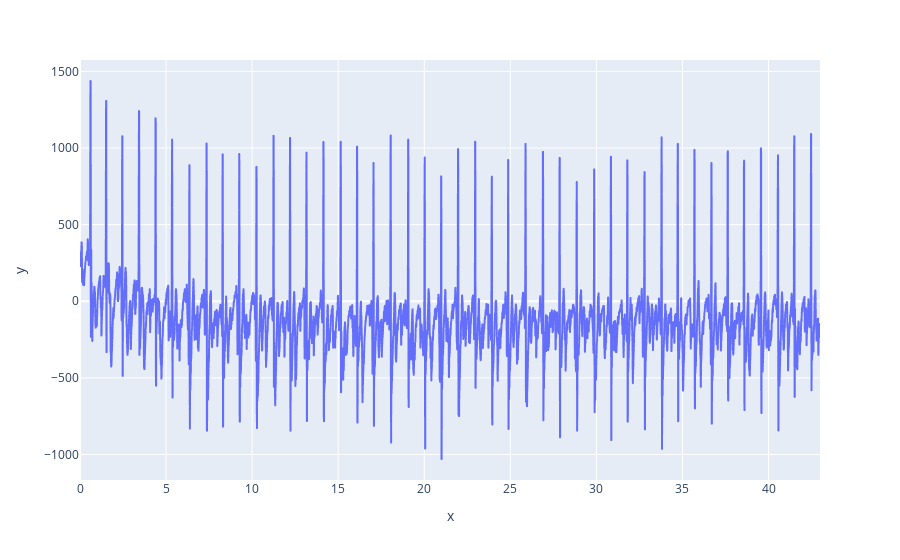

Write notebook code for a chart like this one.
### Markdown cell above
#### Pre-recorded ECG from .edf file

### Code cell
########################################
# EDF files - Reading in data from "Polar H10 ECG Analysis" App
########################################
import pyedflib
import plotly.express as px
import numpy as np

edf_dir = 'data/polarh10/'
# edf_file = 'mike100s_2024-02-14_12-02-33.edf'
edf_file = 'kieran_2024-02-13_13-00-12.edf' 
file_path = edf_dir + edf_file
# edf_file_path = 'kieran_2024-02-13_13-00-12.edf' 

def read_ecg_from_edf(file_path):
    '''
    Reads an ecg signal from an edf file given the file path
    EDF is European Data Format, a standard format for medical time series, and exportable from the Polar H10 ECG Analysis App
    Returns a tuple of t and signal both as numpy arrays. t is derived from the sample rate
    '''

    with pyedflib.EdfReader(file_path) as edf:
        # Get the number of signals in the file
        n = edf.signals_in_file
        
        #  Assuming one signal
        ecg = edf.readSignal(0)
        fs = edf.getSampleFrequency(0)
        print(f"EDF file sample rate: {fs}")

        dt = 1/fs
        t = np.arange(0,dt*(len(ecg)), dt)
        signal_ids = t > 5 # Remove first 5 seconds
        ecg = ecg[signal_ids]
        t = t[signal_ids]
        t = t - t[0]

    return (t, ecg)
times, ecg = read_ecg_from_edf(file_path)
print(times.shape, ecg.shape)
px.line(x=times, y=ecg)

### Figure 1 — Plotly figure (JSON) as saved in the notebook; plotly's stock layout.template omitted (floating-point values rounded to 4 significant figures; data arrays with more than 128 entries replaced by an {"elided": "..."} marker saying what was removed)
{"data": [{"hovertemplate": "x=%{x}<br>y=%{y}<extra></extra>", "legendgroup": "", "line": {"color": "#636efa", "dash": "solid"}, "marker": {"symbol": "circle"}, "mode": "lines", "name": "", "showlegend": false, "type": "scattergl", "x": {"elided": "11179 float values"}, "xaxis": "x", "y": {"elided": "11179 float values"}, "yaxis": "y"}], "layout": {"legend": {"tracegroupgap": 0}, "margin": {"t": 60}, "xaxis": {"anchor": "y", "domain": [0, 1], "title": {"text": "x"}}, "yaxis": {"anchor": "x", "domain": [0, 1], "title": {"text": "y"}}}}
